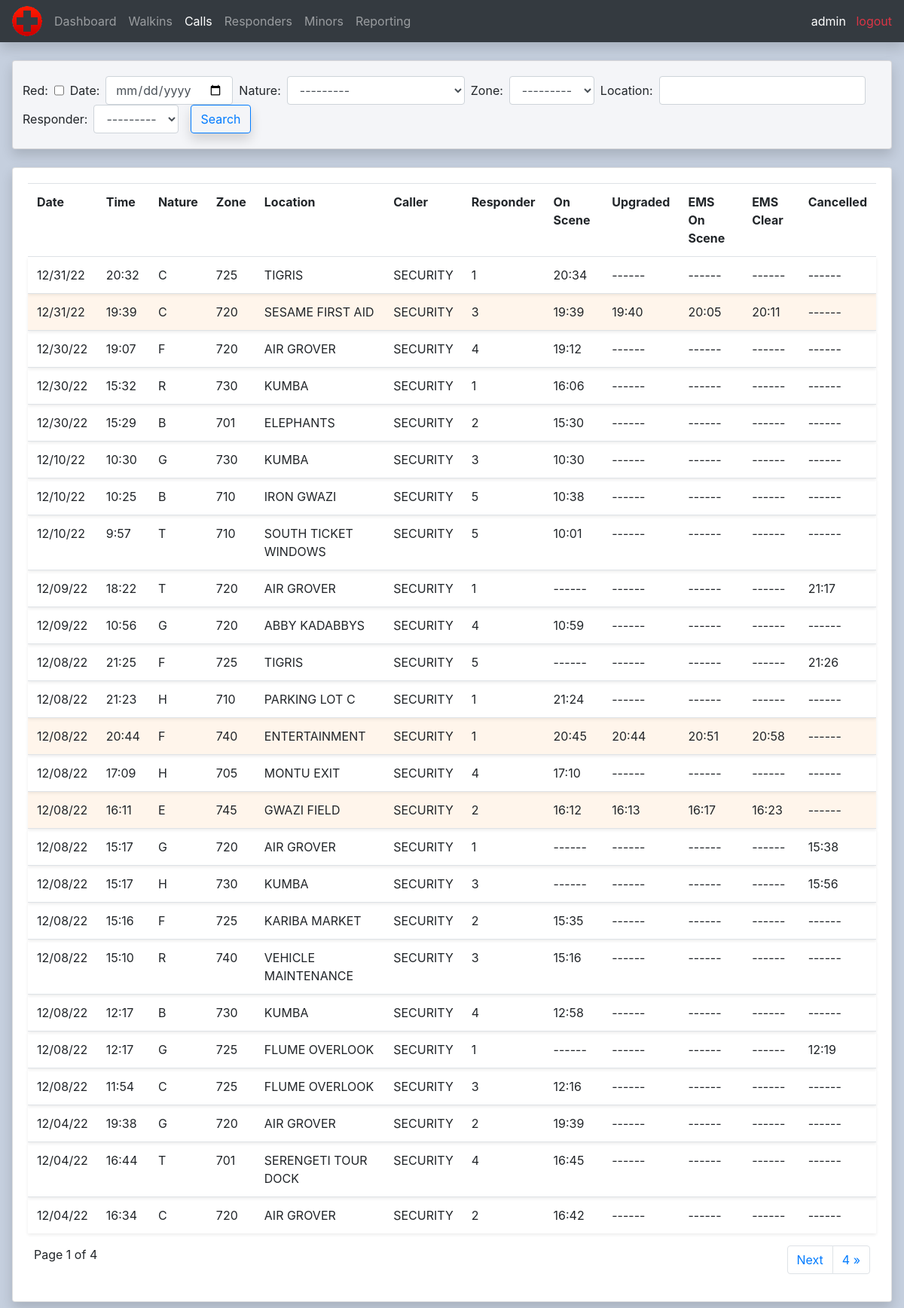
Page /calls/ (signed in) on the committed database.
### calls/models.py (models this page shows, shortened)
class Call(models.Model):
    CALL_TYPES = (
        ('A', 'A - ALLERGIC REACTION'),
        ('B', 'B - BITE/STING'),
        ('C', 'C - CARDIAC'),
        ('E', 'E - EXPOSURE'),
        ('F', 'F - FAINT'),
        ('G', 'G - GUEST ASSISTANCE'),
        ('H', 'H - HEAT RELATED'),
        ('I', 'I - ILLNESS'),
        ('R', 'R - RESPIRATORY'),
        ('T', 'T - TRAUMA'),
        ('U', 'U - UNKNOWN'),
        ('X', 'X - SEIZURE')
    )
    ZONES = (
        ('701', '701'),
        ('705', '705'),
        ('710', '710'),
        ('720', '720'),
        ('725', '725'),
        ('730', '730'),
        ('740', '740'),
        ('745', '745'),
    )
    datetime = models.DateTimeField(auto_now_add=True, null=True)
    nature = models.CharField(max_length=100, null=True, choices=CALL_TYPES)
    responder = models.ForeignKey(Responder, on_delete=models.SET_NULL, null=True)
    red = models.BooleanField(default=False, blank=True, null=True)
    zone = models.CharField(max_length=100, choices=ZONES, default='701', null=True)
    location = models.CharField(max_length=100, null=True)
    caller = models.CharField(max_length=100,default="SECURITY", null=True)
    on_scene_time = models.TimeField(default=None, blank=True, null=True)
    upgrade_time = models.TimeField(default=None, blank=True, null=True)
    ems_on_scene_time = models.TimeField(default=None, blank=True, null=True)
    ems_clear_scene_time = models.TimeField(default=None, blank=True, null=True)
    cancel_time = models.TimeField(default=None, blank=True, null=True)

### calls/decorators.py (the view)
        def wrapper_func(request, *args, **kwargs):
            group = None
            if request.user.groups.exists():
                group = request.user.groups.all()[0].name
            if group in allowed_roles:
                return view_func(request, *args, **kwargs)
            else:
                return HttpResponse('You are not authorized to view this page')

### calls/models.py (called while the page is built)
    def __str__(self):
        return self.firstname

### calls/templates/calls/all_calls.html (shortened to what this page needs)
{%  extends 'calls/main.html' %}
{% block content %}
<br>
<div class="row">
	<div class="col-md ml-3 mr-3">
		<div class="card card-body gray shadow">
			<div class="row">
				<form method="get" class="form-inline ml-2" id="call-filter-form">
					{{ callFilter.form }}
					<button class="btn btn-outline-primary ml-2 shadow" type="submit">Search</button>
				</form>
			</div>
		</div>
		<br>
		<div class="card card-body mb-2 shadow">
			<table class="table">
				<tr>
					<th>Date</th>
					<th>Time</th>
					<th>Nature</th>
					<th>Zone</th>
                    <th>Location</th>
                    <th>Caller</th>
                    <th>Responder</th>
					<th>On Scene</th>
                    <th>Upgraded</th>
                    <th>EMS On Scene</th>
                    <th>EMS Clear</th>
					<th>Cancelled</th>
				</tr>
				{% for call in page_obj %}
					<tr class="shadow-sm {% if call.upgrade_time %}orange-less{% endif %}">
						<td>{{ call.datetime|date:"m/d/y" }}</td>
						<td>{{ call.datetime|time:"G:i" }}</td>
						<td>{{ call.nature }}</td>
						<td>{{ call.zone }}</td>
                        <td>{{ call.location }}</td>
                        <td>{{ call.caller }}</td>
						<td>{{ call.responder_id }}</td>
						<td>{% if call.on_scene_time %}{{ call.on_scene_time|time:"G:i" }}{% else %}------{% endif %}</td>
                        <td>{% if call.upgrade_time %}{{ call.upgrade_time|time:"G:i" }}{% else %}------{% endif %}</td>
                        <td>{% if call.ems_on_scene_time %}{{ call.ems_on_scene_time|time:"G:i" }}{% else %}------{% endif %}</td>
                        <td>{% if call.ems_clear_scene_time %}{{ call.ems_clear_scene_time|time:"G:i" }}{% else %}------{% endif %}</td>
						<td>{% if call.cancel_time %}{{ call.cancel_time|time:"G:i" }}{% else %}------{% endif %}</td>
					</tr>
				{% endfor %}
			</table>
			<div class="row ml-2 mr-2">
				<p>Page {{ page_obj.number }} of {{ page_obj.paginator.num_pages}}</p>
				<ul class="pagination align-right float-right ml-auto">
					{% if page_obj.has_next %}
					<li class="page-item"> <a class="page-link" href="?page={{ page_obj.next_page_number }}">Next</a></li>
					<li class="page-item"> <a class="page-link" href="?page={{ page_obj.paginator.num_pages }}">{{ page_obj.paginator.num_pages}} &raquo;</a></li>
					{% endif %}
				</ul>
			</div>
		</div>
	</div>
</div>
{% endblock content %}

### calls/templates/calls/navbar.html (shortened to what this page needs)
{% load static %}
<nav class="navbar navbar-expand-lg navbar-dark bg-dark shadow">
  <img src="{% static 'images/logo.png' %}" id="logo" class="mr-2">
  <div class="collapse navbar-collapse" id="navbarNav">
    {% with url_name=request.resolver_match.url_name %}
    <ul class="navbar-nav">
      <li class="nav-item {% if url_name == 'home' %}active{% endif%}">
        <a class="nav-link" href="{% url 'home' %}">Dashboard</a>
      </li>
      <li class="nav-item {% if url_name == 'all_walkins' %}active{% endif%}">
        <a class="nav-link" href="{% url 'all_walkins' %}">Walkins</a>
      </li>
      <li class="nav-item {% if url_name == 'all_calls' %}active{% endif%}">
        <a class="nav-link" href="{% url 'all_calls' %}">Calls</a>
      </li>
      <li class="nav-item {% if url_name == 'all_responders' %}active{% endif%}">
        <a class="nav-link {% if expired_credential_count is not 0 %}text-danger{% elif nearly_expired_credential_count is not 0 %}text-warning{% endif %}" href="{% url 'all_responders' %}">Responders</a>
      </li>
      <li class="nav-item {% if url_name == 'all_minors' %}active{% endif%}">
        <a class="nav-link" href="{% url 'all_minors' %}">Minors</a>
      </li>
      <li class="nav-item {% if url_name == 'reporting' %}active{% endif%}">
        <a class="nav-link" href="{% url 'reporting' %}">Reporting</a>
      </li>
    </ul>
    {% endwith %}
  </div>
  <div>
    <span><a class="text-white">{{ request.user }}</a></span>
    <span><a class="text-danger" href="{% url 'logout' %}">&nbsp logout</a></span>
  </div>
</nav>

### static/css/main.css (style rules this page uses)
body { background-color: #c5cfde; }
.orange-less { background-color: rgba(255, 159, 64, 0.1); }
.gray { background-color: #f4f5f8; }

### rows in the picture
Call: datetime "12/31/22", datetime "20:32", nature "C", zone "725", location "TIGRIS", caller "SECURITY", responder_id "1", on_scene_time "20:34"
Call: datetime "12/31/22", datetime "19:39", nature "C", zone "720", location "SESAME FIRST AID", caller "SECURITY", responder_id "3", on_scene_time "19:39", upgrade_time "19:40", ems_on_scene_time "20:05", ems_clear_scene_time "20:11"
Call: datetime "12/30/22", datetime "19:07", nature "F", zone "720", location "AIR GROVER", caller "SECURITY", responder_id "4", on_scene_time "19:12"
Call: datetime "12/30/22", datetime "15:32", nature "R", zone "730", location "KUMBA", caller "SECURITY", responder_id "1", on_scene_time "16:06"
Call: datetime "12/30/22", datetime "15:29", nature "B", zone "701", location "ELEPHANTS", caller "SECURITY", responder_id "2", on_scene_time "15:30"
Call: datetime "12/10/22", datetime "10:30", nature "G", zone "730", location "KUMBA", caller "SECURITY", responder_id "3", on_scene_time "10:30"
Call: datetime "12/10/22", datetime "10:25", nature "B", zone "710", location "IRON GWAZI", caller "SECURITY", responder_id "5", on_scene_time "10:38"
Call: datetime "12/10/22", datetime "9:57", nature "T", zone "710", location "SOUTH TICKET WINDOWS", caller "SECURITY", responder_id "5", on_scene_time "10:01"
Call: datetime "12/09/22", datetime "18:22", nature "T", zone "720", location "AIR GROVER", caller "SECURITY", responder_id "1", cancel_time "21:17"
Call: datetime "12/09/22", datetime "10:56", nature "G", zone "720", location "ABBY KADABBYS", caller "SECURITY", responder_id "4", on_scene_time "10:59"
Call: datetime "12/08/22", datetime "21:25", nature "F", zone "725", location "TIGRIS", caller "SECURITY", responder_id "5", cancel_time "21:26"
Call: datetime "12/08/22", datetime "21:23", nature "H", zone "710", location "PARKING LOT C", caller "SECURITY", responder_id "1", on_scene_time "21:24"
Call: datetime "12/08/22", datetime "20:44", nature "F", zone "740", location "ENTERTAINMENT", caller "SECURITY", responder_id "1", on_scene_time "20:45", upgrade_time "20:44", ems_on_scene_time "20:51", ems_clear_scene_time "20:58"
Call: datetime "12/08/22", datetime "17:09", nature "H", zone "705", location "MONTU EXIT", caller "SECURITY", responder_id "4", on_scene_time "17:10"
Call: datetime "12/08/22", datetime "16:11", nature "E", zone "745", location "GWAZI FIELD", caller "SECURITY", responder_id "2", on_scene_time "16:12", upgrade_time "16:13", ems_on_scene_time "16:17", ems_clear_scene_time "16:23"
Call: datetime "12/08/22", datetime "15:17", nature "G", zone "720", location "AIR GROVER", caller "SECURITY", responder_id "1", cancel_time "15:38"
Call: datetime "12/08/22", datetime "15:17", nature "H", zone "730", location "KUMBA", caller "SECURITY", responder_id "3", cancel_time "15:56"
Call: datetime "12/08/22", datetime "15:16", nature "F", zone "725", location "KARIBA MARKET", caller "SECURITY", responder_id "2", on_scene_time "15:35"
Call: datetime "12/08/22", datetime "15:10", nature "R", zone "740", location "VEHICLE MAINTENANCE", caller "SECURITY", responder_id "3", on_scene_time "15:16"
Call: datetime "12/08/22", datetime "12:17", nature "B", zone "730", location "KUMBA", caller "SECURITY", responder_id "4", on_scene_time "12:58"
Call: datetime "12/08/22", datetime "12:17", nature "G", zone "725", location "FLUME OVERLOOK", caller "SECURITY", responder_id "1", cancel_time "12:19"
Call: datetime "12/08/22", datetime "11:54", nature "C", zone "725", location "FLUME OVERLOOK", caller "SECURITY", responder_id "3", on_scene_time "12:16"
Call: datetime "12/04/22", datetime "19:38", nature "G", zone "720", location "AIR GROVER", caller "SECURITY", responder_id "2", on_scene_time "19:39"
Call: datetime "12/04/22", datetime "16:44", nature "T", zone "701", location "SERENGETI TOUR DOCK", caller "SECURITY", responder_id "4", on_scene_time "16:45"
Call: datetime "12/04/22", datetime "16:34", nature "C", zone "720", location "AIR GROVER", caller "SECURITY", responder_id "2", on_scene_time "16:42"

### other values in the picture
{{ request.user }} "admin"
{{ page_obj.number }} "1"
{{ page_obj.paginator.num_pages }} "4"
